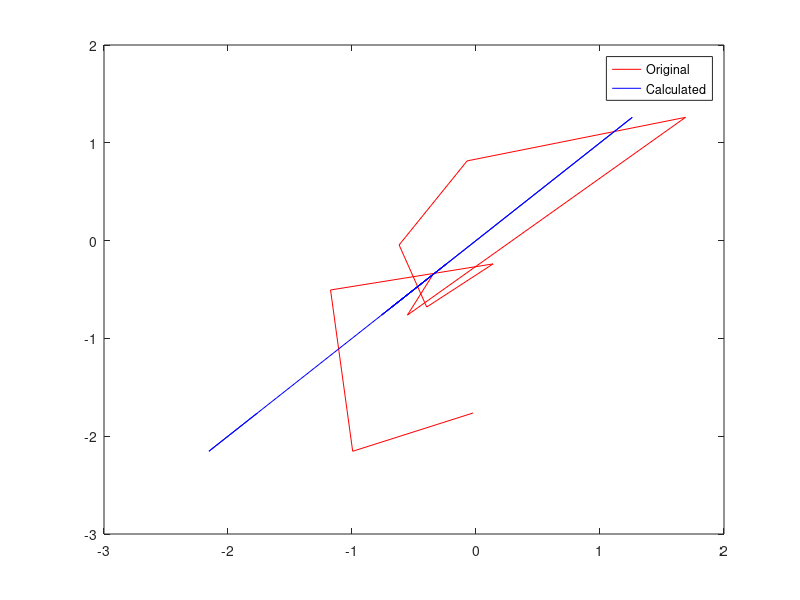
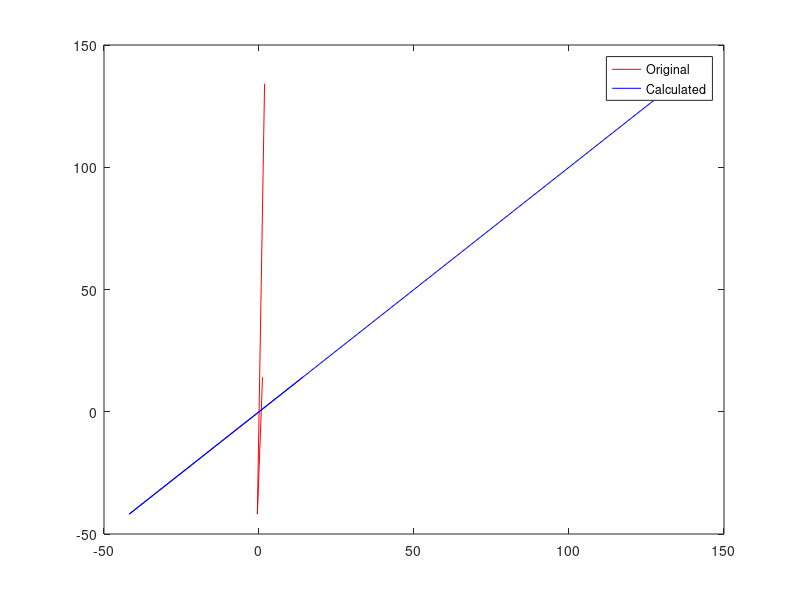
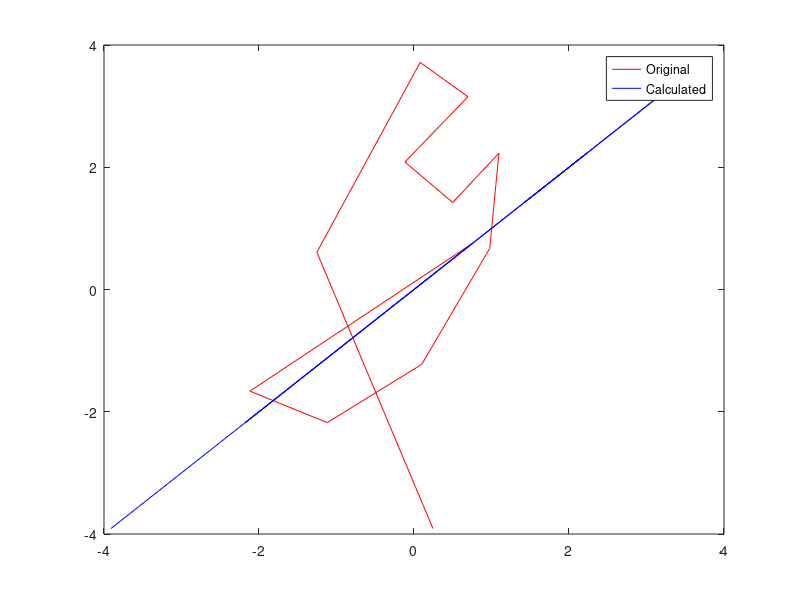

Write the MATLAB code that produced these figures, in order.
clear; clc;

% m = 10
% Create time series using fiter function
x10 = randn(10, 1);
y10 = filter(1, [1 -0.6 0.08 0.2 0.1 -0.04 1 0.05 0.5 -0.3], x10);

% Create A matrix for slash operation
A10 = zeros(10);

for i=1:10
    A10(i,i) = x10(i);
end

b_10 = A10\y10

figure('Name','m = 10');
plot(x10,y10,'r');
hold on;
plot(A10*b_10,y10,'b');
legend('Original','Calculated');

% m = 3
% Create time series using fiter function
x3 = randn(3, 1);
y3 = filter(1, [0.08 0.2 -0.04], x3);

% Create A matrix for slash operation
A3 = zeros(3);

for i=1:3
    A3(i,i) = x3(i);
end

b_3 = A3\y3

figure('Name','m = 3');
plot(x3,y3,'r');
hold on;
plot(A3*b_3,y3,'b');
legend('Original','Calculated');

% m = 12
% Create time series using fiter function
x12 = randn(12, 1);
y12 = filter(1, [1 -0.6 0.08 0.2 0.1 -0.04 1 0.05 0.5 -0.3 -0.5 0.4], x12);

% Create A matrix for slash operation
A12 = zeros(12);

for i=1:12
    A12(i,i) = x12(i);
end

b_12 = A12\y12

figure('Name','m = 12');
plot(x12,y12,'r');
hold on;
plot(A12*b_12,y12,'b');
legend('Original','Calculated');
